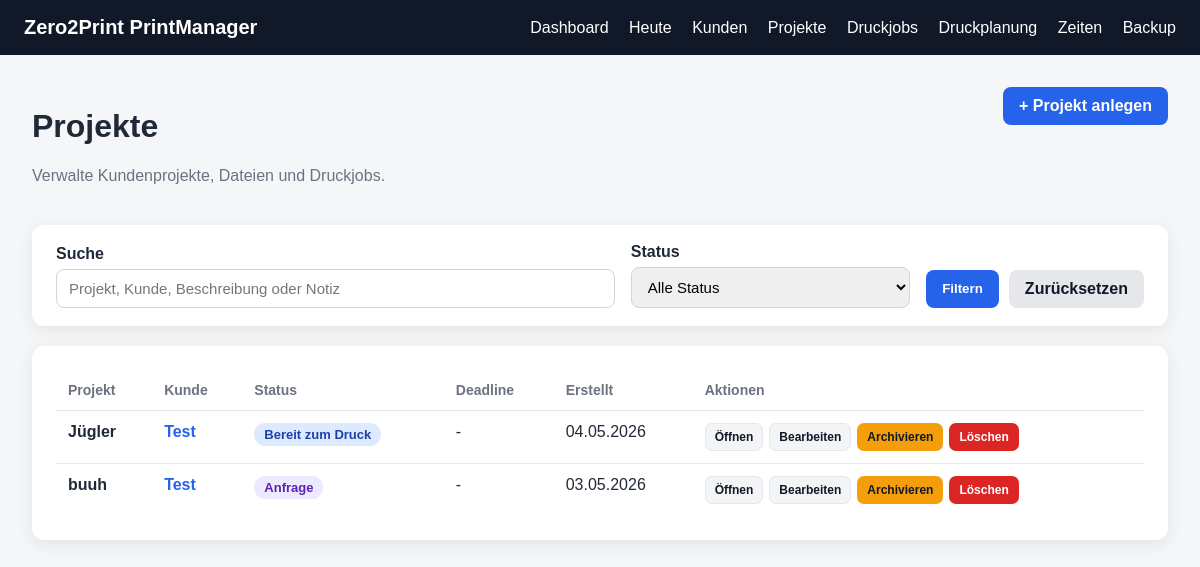
Before: /projects with the older database file.
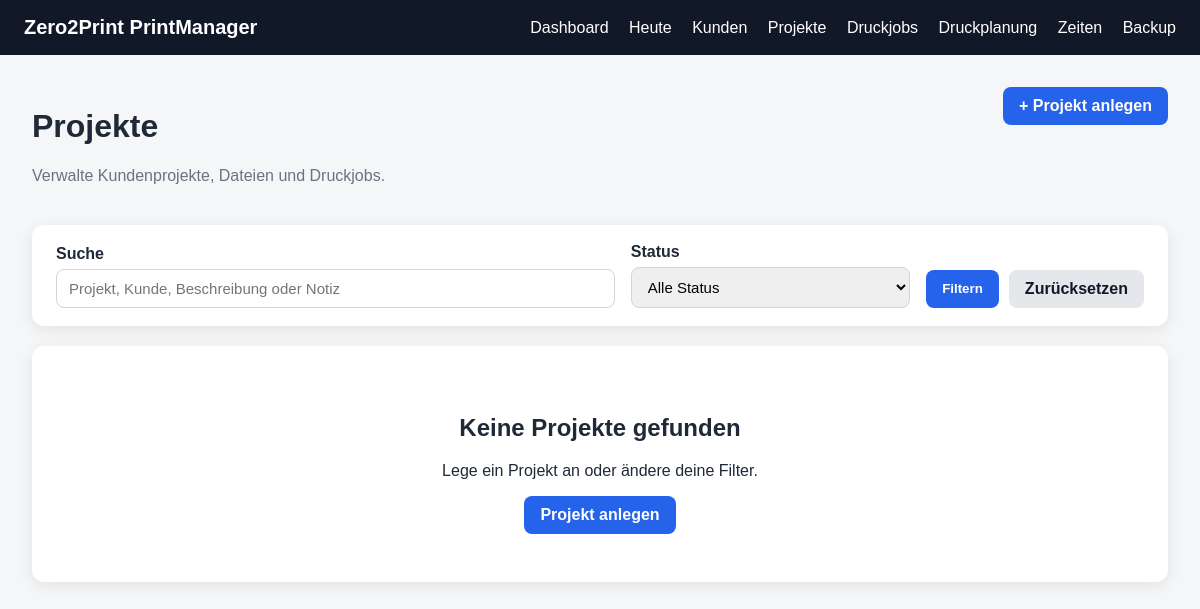
After: the same page with the newer database file.
### app/models.py (models this page shows)
class Project(Base):
    __tablename__ = "projects"
    id = Column(Integer, primary_key=True, index=True)
    customer_id = Column(Integer, ForeignKey("customers.id"), nullable=False)
    name = Column(String, nullable=False)
    description = Column(Text, nullable=True)
    status = Column(String, default="Anfrage")
    deadline = Column(String, nullable=True)
    note = Column(Text, nullable=True)
    created_at = Column(DateTime, default=datetime.utcnow)
    customer = relationship("Customer", back_populates="projects")
    files = relationship(
        "ProjectFile",
        back_populates="project",
        cascade="all, delete-orphan"
    )
    print_jobs = relationship(
        "PrintJob",
        back_populates="project",
        cascade="all, delete-orphan"
    )
    time_entries = relationship(
        "TimeEntry",
        back_populates="project",
        cascade="all, delete-orphan"
    )

class Customer(Base):
    __tablename__ = "customers"
    id = Column(Integer, primary_key=True, index=True)
    name = Column(String, nullable=False)
    email = Column(String, nullable=True)
    phone = Column(String, nullable=True)
    note = Column(Text, nullable=True)
    created_at = Column(DateTime, default=datetime.utcnow)
    projects = relationship(
        "Project",
        back_populates="customer",
        cascade="all, delete-orphan"
    )

### app/routes/projects.py (the view)
@router.get("")
def projects_index(
    request: Request,
    q: str = Query(default=""),
    status: str = Query(default=""),
    db: Session = Depends(get_db)
):
    query = db.query(Project).join(Customer)
    search = q.strip()
    selected_status = status.strip()
    if search:
        query = query.filter(
            or_(
                Project.name.ilike(f"%{search}%"),
                Project.description.ilike(f"%{search}%"),
                Project.note.ilike(f"%{search}%"),
                Customer.name.ilike(f"%{search}%"),
            )
        )
    if selected_status:
        query = query.filter(Project.status == selected_status)
    projects = query.order_by(Project.created_at.desc()).all()
    return templates.TemplateResponse(
        request=request,
        name="projects.html",
        context={
            "title": "Projekte",
            "projects": projects,
            "q": search,
            "selected_status": selected_status,
            "statuses": PROJECT_STATUSES
        }
    )

### app/templates/projects.html (shortened to what this page needs)
{% extends "base.html" %}
{% block content %}
<div class="page-header">
    <div>
        <h1>Projekte</h1>
        <p class="muted">Verwalte Kundenprojekte, Dateien und Druckjobs.</p>
    </div>
    <a class="btn" href="/projects/new">+ Projekt anlegen</a>
</div>
<div class="filter-card">
    <form method="get" action="/projects" class="filter-form">
        <div class="filter-field">
            <label for="q">Suche</label>
            <input type="text" id="q" name="q" value="{{ q or '' }}" placeholder="Projekt, Kunde, Beschreibung oder Notiz">
        </div>
        <div class="filter-field">
            <label for="status">Status</label>
            <select id="status" name="status">
                <option value="">Alle Status</option>
            </select>
        </div>
        <div class="filter-actions">
            <button class="btn" type="submit">Filtern</button>
            <a class="btn-secondary" href="/projects">Zurücksetzen</a>
        </div>
    </form>
</div>
{% if projects %}
<div class="table-card">
    <table>
        <thead>
            <tr>
                <th>Projekt</th>
                <th>Kunde</th>
                <th>Status</th>
                <th>Deadline</th>
                <th>Erstellt</th>
                <th>Aktionen</th>
            </tr>
        </thead>
        <tbody>
            {% for project in projects %}
            <tr>
                <td><strong>{{ project.name }}</strong></td>
                <td>
                    <a class="link-btn" href="/customers/{{ project.customer.id }}">
                        {{ project.customer.name }}
                    </a>
                </td>
                <td>
                    <span class="status-pill {{ status_class(project.status) }}">
                        {{ project.status }}
                    </span>
                </td>
                <td>{{ project.deadline or "-" }}</td>
                <td>{{ project.created_at.strftime("%d.%m.%Y") }}</td>
                <td>
                    <div class="quick-actions">
                        <a class="quick-link" href="/projects/{{ project.id }}">Öffnen</a>
                        <a class="quick-link" href="/projects/{{ project.id }}/edit">Bearbeiten</a>
                        <form method="post" action="/projects/{{ project.id }}/archive" onsubmit="return confirm('Projekt archivieren?');">
                            <button class="quick-btn warning" type="submit">Archivieren</button>
                        </form>
                        <form method="post" action="/projects/{{ project.id }}/delete" onsubmit="return confirm('Projekt {{ project.name }} wirklich löschen? Dabei werden auch Druckjobs, Zeiten, Dateien, PDFs und QR-Codes gelöscht.');">
                            <button class="quick-btn danger" type="submit">Löschen</button>
                        </form>
                    </div>
                </td>
            </tr>
            {% endfor %}
        </tbody>
    </table>
</div>
{% else %}
<div class="empty-state">
    <h2>Keine Projekte gefunden</h2>
    <p>Lege ein Projekt an oder ändere deine Filter.</p>
    <a class="btn" href="/projects/new">Projekt anlegen</a>
</div>
{% endif %}
{% endblock %}

### app/templates/base.html (shortened to what this page needs)
<!DOCTYPE html>
<html lang="de">
<head>
    <link rel="stylesheet" href="/static/style.css">
</head>
<body>
<header class="topbar">
    <div class="brand">Zero2Print PrintManager</div>
    <nav>
        <a href="/">Dashboard</a>
        <a href="/today">Heute</a>
        <a href="/customers">Kunden</a>
        <a href="/projects">Projekte</a>
        <a href="/jobs">Druckjobs</a>
        <a href="/planner">Druckplanung</a>
        <a href="/time">Zeiten</a>
        <a href="/backup">Backup</a>
    </nav>
</header>
<main class="container">
    {% block content %}{% endblock %}
</main>
</body>
</html>

### app/static/style.css (style rules this page uses)
* { box-sizing: border-box; }
body { margin: 0; font-family: Arial, sans-serif; background: #f4f6f8; color: #1f2937; }
.topbar { background: #111827; color: white; padding: 16px 24px; display: flex; justify-content: space-between; align-items: center; }
.brand { font-weight: bold; font-size: 20px; }
nav a { color: white; text-decoration: none; margin-left: 16px; }
.container { padding: 32px; }
.btn { display: inline-block; border: none; background: #2563eb; color: white; padding: 10px 16px; border-radius: 8px; cursor: pointer; font-weight: bold; margin-top: 0; text-decoration: none; font-family: inherit; }
.page-header { display: flex; justify-content: space-between; align-items: flex-start; margin-bottom: 24px; gap: 16px; }
.muted { color: #6b7280; }
.table-card, .form-card, .empty-state { background: white; border-radius: 12px; padding: 24px; box-shadow: 0 4px 16px rgba(0,0,0,0.08); overflow-x: auto; }
.empty-state { text-align: center; padding: 48px 24px; }
label { display: block; font-weight: bold; margin-bottom: 6px; }
input, textarea, select { width: 100%; padding: 10px 12px; border: 1px solid #d1d5db; border-radius: 8px; font-size: 15px; font-family: inherit; }
.btn-secondary { display: inline-block; background: #e5e7eb; color: #111827; padding: 10px 16px; border-radius: 8px; text-decoration: none; font-weight: bold; font-family: inherit; }
.filter-card { background: white; border-radius: 12px; padding: 18px 24px; box-shadow: 0 4px 16px rgba(0,0,0,0.08); margin-bottom: 20px; }
.filter-form { display: grid; grid-template-columns: 2fr 1fr auto; gap: 16px; align-items: end; }
.filter-field label { display: block; font-weight: bold; margin-bottom: 6px; }
.filter-actions { display: flex; gap: 10px; }

Changed rows visible on the page:
removed Project: name "Jügler", customer.name "Test", status "Bereit zum Druck", deadline "-", created_at "04.05.2026"
removed Project: name "buuh", customer.name "Test", status "Anfrage", deadline "-", created_at "03.05.2026"
Other visible differences:
text no longer shown: "Projekt Kunde Status Deadline Erstellt Aktionen"
text now shown: "Keine Projekte gefunden Lege ein Projekt an oder ändere deine Filter. Projekt anlegen"
